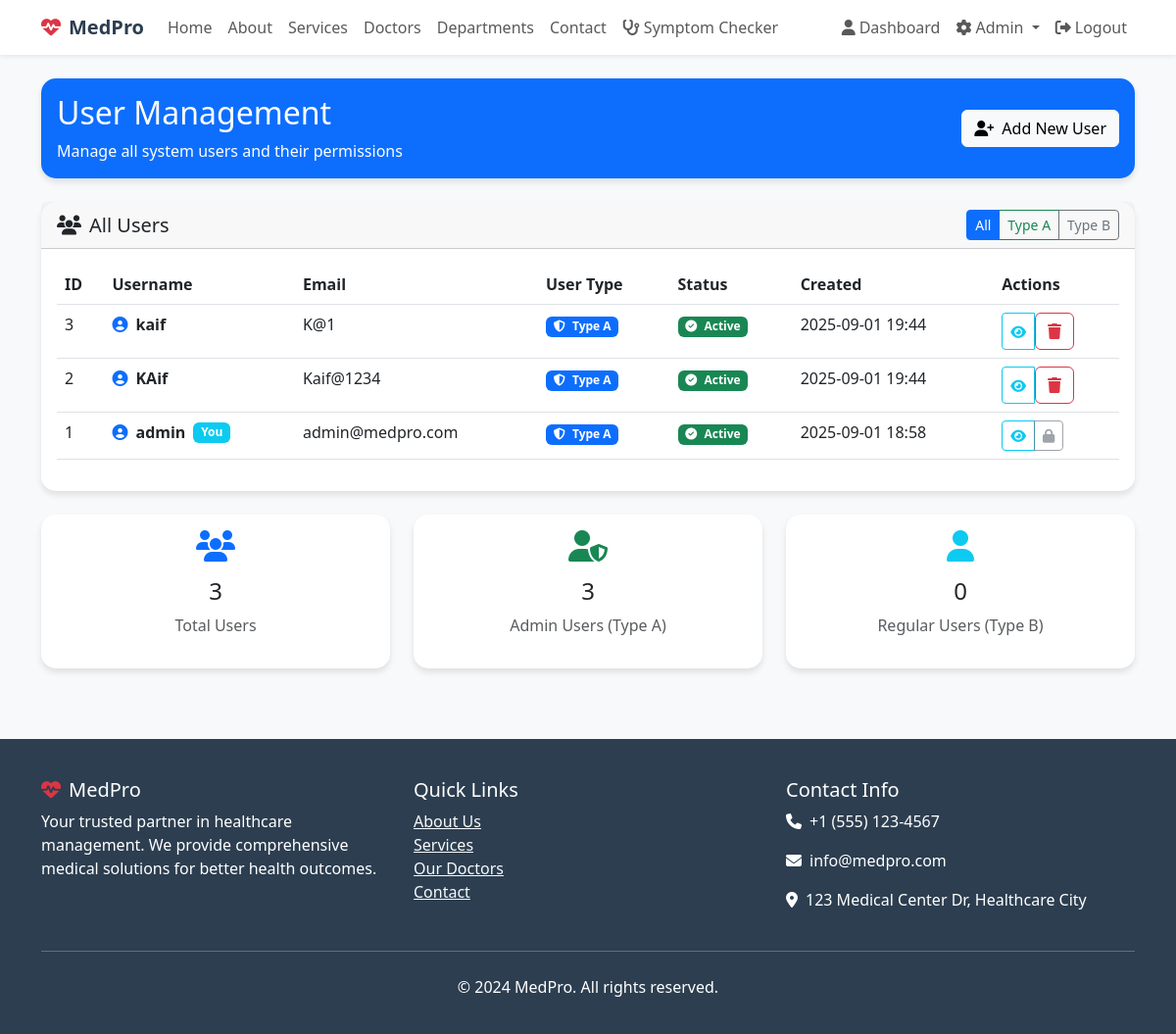
The app's page /admin/users (signed in) with its own data.
### app.py (models this page shows, shortened)
class User(UserMixin, db.Model):
    id = db.Column(db.Integer, primary_key=True)
    username = db.Column(db.String(80), unique=True, nullable=False)
    email = db.Column(db.String(120), unique=True, nullable=False)
    password_hash = db.Column(db.String(120), nullable=False)
    user_type = db.Column(db.String(10), nullable=False)
    created_at = db.Column(db.DateTime, default=datetime.utcnow)
    is_active = db.Column(db.Boolean, default=True)

### app.py (the view)
@app.route('/admin/users')
@login_required
def admin_users():
    if current_user.user_type != 'A':
        flash('Access denied. Admin privileges required.', 'error')
        return redirect(url_for('dashboard'))
    users = User.query.order_by(User.created_at.desc()).all()
    return render_template('admin_users.html', users=users)

### app.py (called while the page is built)
@login_manager.user_loader
def load_user(user_id):
    return User.query.get(int(user_id))

### templates/admin_users.html (shortened to what this page needs)
{% extends "base.html" %}
{% block content %}
<div class="container py-4">
    <div class="row mb-4">
        <div class="col-12">
            <div class="card bg-primary text-white">
                <div class="card-body">
                    <div class="row align-items-center">
                        <div class="col-md-8">
                            <h2 class="mb-2">User Management</h2>
                            <p class="mb-0">Manage all system users and their permissions</p>
                        </div>
                        <div class="col-md-4 text-end">
                            <a href="{{ url_for('admin_add_user') }}" class="btn btn-light">
                                <i class="fas fa-user-plus me-2"></i>Add New User
                            </a>
                        </div>
                    </div>
                </div>
            </div>
        </div>
    </div>
    <div class="row">
        <div class="col-12">
            <div class="card">
                <div class="card-header d-flex justify-content-between align-items-center">
                    <h5 class="mb-0"><i class="fas fa-users me-2"></i>All Users</h5>
                    <div class="btn-group">
                        <button class="btn btn-sm btn-outline-primary" onclick="filterUsers('all')">All</button>
                        <button class="btn btn-sm btn-outline-success" onclick="filterUsers('A')">Type A</button>
                        <button class="btn btn-sm btn-outline-secondary" onclick="filterUsers('B')">Type B</button>
                    </div>
                </div>
                <div class="card-body">
                    {% if users %}
                        <div class="table-responsive">
                            <table class="table table-hover" id="usersTable">
                                <thead>
                                    <tr>
                                        <th>ID</th>
                                        <th>Username</th>
                                        <th>Email</th>
                                        <th>User Type</th>
                                        <th>Status</th>
                                        <th>Created</th>
                                        <th>Actions</th>
                                    </tr>
                                </thead>
                                <tbody>
                                    {% for user in users %}
                                    <tr data-user-type="{{ user.user_type }}">
                                        <td>{{ user.id }}</td>
                                        <td>
                                            <div class="d-flex align-items-center">
                                                <i class="fas fa-user-circle text-primary me-2"></i>
                                                <strong>{{ user.username }}</strong>
                                                {% if user.id == current_user.id %}
                                                    <span class="badge bg-info ms-2">You</span>
                                                {% endif %}
                                            </div>
                                        </td>
                                        <td>{{ user.email }}</td>
                                        <td>
                                            <span class="badge bg-{{ 'primary' if user.user_type == 'A' else 'secondary' }}">
                                                <i class="fas fa-{{ 'shield-alt' if user.user_type == 'A' else 'user' }} me-1"></i>
                                                Type {{ user.user_type }}
                                            </span>
                                        </td>
                                        <td>
                                            <span class="badge bg-{{ 'success' if user.is_active else 'danger' }}">
                                                <i class="fas fa-{{ 'check-circle' if user.is_active else 'times-circle' }} me-1"></i>
                                                {{ 'Active' if user.is_active else 'Inactive' }}
                                            </span>
                                        </td>
                                        <td>{{ user.created_at.strftime('%Y-%m-%d %H:%M') }}</td>
                                        <td>
                                            <div class="btn-group btn-group-sm">
                                                <button class="btn btn-outline-info" onclick="viewUser({{ user.id }})" title="View Details">
                                                    <i class="fas fa-eye"></i>
                                                </button>
                                                {% if user.id != current_user.id %}
                                                <form method="POST" action="{{ url_for('admin_delete_user', user_id=user.id) }}"
                                                      style="display: inline;"
                                                      onsubmit="return confirm('Are you sure you want to delete user {{ user.username }}? This action cannot be undone.')">
                                                    <button type="submit" class="btn btn-outline-danger" title="Delete User">
                                                        <i class="fas fa-trash"></i>
                                                    </button>
                                                </form>
                                                {% else %}
                                                <button class="btn btn-outline-secondary" disabled title="Cannot delete yourself">
                                                    <i class="fas fa-lock"></i>
                                                </button>
                                                {% endif %}
                                            </div>
                                        </td>
                                    </tr>
                                    {% endfor %}
                                </tbody>
                            </table>
                        </div>
                    {% endif %}
                </div>
            </div>
        </div>
    </div>
    <div class="row mt-4">
        <div class="col-md-4">
            <div class="card text-center">
                <div class="card-body">
                    <i class="fas fa-users text-primary mb-3" style="font-size: 2rem;"></i>
                    <h4>{{ users|length }}</h4>
                    <p class="text-muted">Total Users</p>
                </div>
            </div>
        </div>
        <div class="col-md-4">
            <div class="card text-center">
                <div class="card-body">
                    <i class="fas fa-user-shield text-success mb-3" style="font-size: 2rem;"></i>
                    <h4>{{ users|selectattr('user_type', 'equalto', 'A')|list|length }}</h4>
                    <p class="text-muted">Admin Users (Type A)</p>
                </div>
            </div>
        </div>
        <div class="col-md-4">
            <div class="card text-center">
                <div class="card-body">
                    <i class="fas fa-user text-info mb-3" style="font-size: 2rem;"></i>
                    <h4>{{ users|selectattr('user_type', 'equalto', 'B')|list|length }}</h4>
                    <p class="text-muted">Regular Users (Type B)</p>
                </div>
            </div>
        </div>
    </div>
</div>
{% endblock %}

### templates/base.html (style rules this page uses)
:root { --primary-color: #2c3e50; --secondary-color: #3498db; --accent-color: #e74c3c; --success-color: #27ae60; --warning-color: #f39c12; --info-color: #17a2b8; }
body { font-family: 'Segoe UI', Tahoma, Geneva, Verdana, sans-serif; background-color: #f8f9fa; }
.card { border: none; border-radius: 15px; box-shadow: 0 4px 6px rgba(0, 0, 0, 0.1); transition: transform 0.2s; }

### records on screen
User: id "3", username "kaif", email "K@1", user_type "A", is_active "Active", created_at "2025-09-01 19:44"
User: id "2", username "KAif", email "Kaif@1234", user_type "A", is_active "Active", created_at "2025-09-01 19:44"
User: id "1", username "admin", shows "You", email "admin@medpro.com", user_type "A", is_active "Active", created_at "2025-09-01 18:58"

### other values on screen
{{ users|length }} "3"
{{ users|selectattr('user_type', 'equalto', 'A')|list|length }} "3"
{{ users|selectattr('user_type', 'equalto', 'B')|list|length }} "0"
